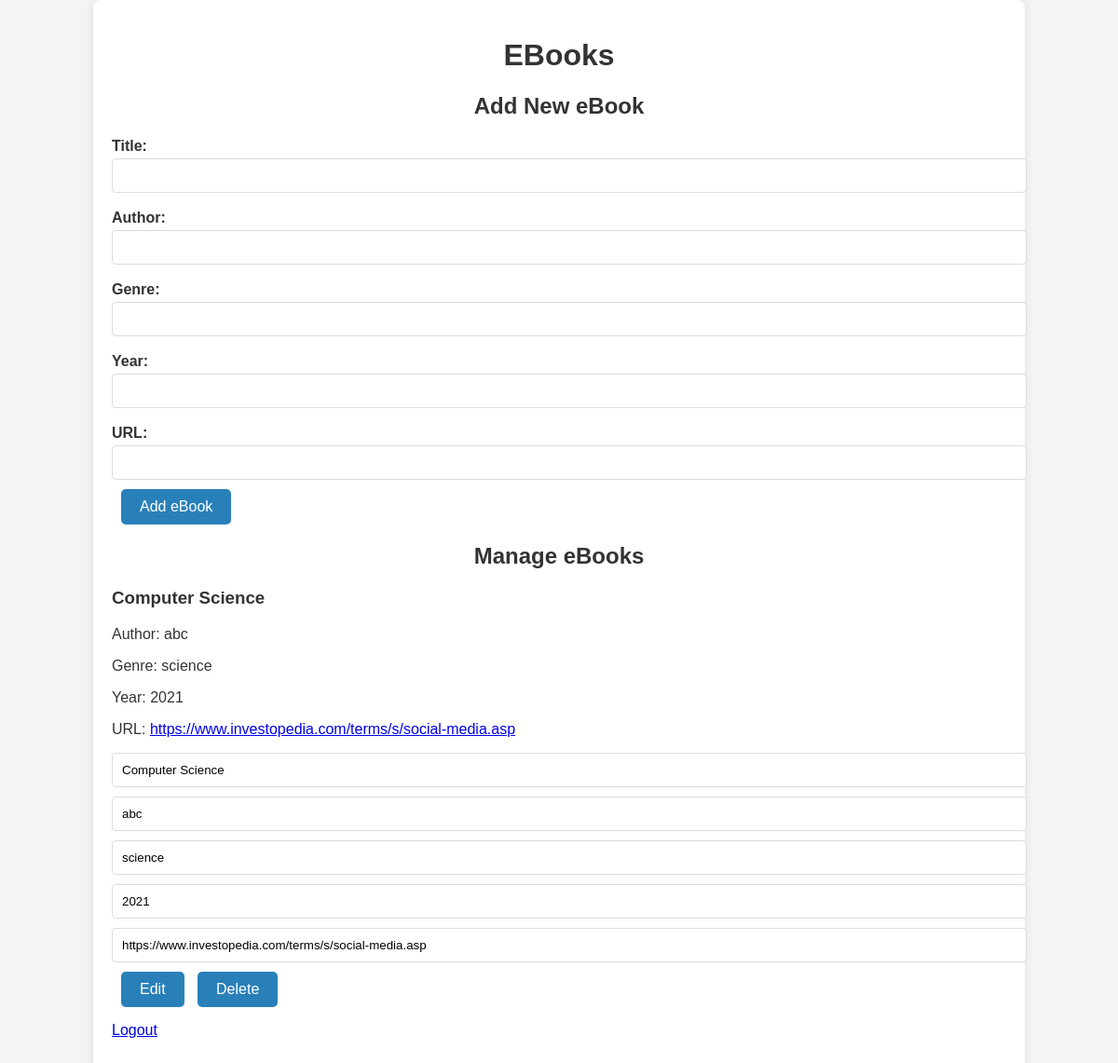
Page /manage_ebooks.php on the committed database.
### tables this page shows
CREATE TABLE `ebooks` (
  `id` int(11) NOT NULL,
  `title` varchar(255) NOT NULL,
  `author` varchar(255) NOT NULL,
  `genre` varchar(100) DEFAULT NULL,
  `year` int(11) DEFAULT NULL,
  `available` tinyint(1) DEFAULT 1,
  `url` varchar(255) DEFAULT NULL
);

### manage_ebooks.php (the view, shortened to what this page needs)
<?php
include 'db.php';
?>
<!DOCTYPE html>
<html lang="en">
<head>
</head>
<body>
    <div class="container">
        <h1>EBooks</h1>
        <h2>Add New eBook</h2>
        <form method="POST">
            <label for="title">Title:</label>
            <input type="text" name="title" id="title" required>
            <label for="author">Author:</label>
            <input type="text" name="author" id="author" required>
            <label for="genre">Genre:</label>
            <input type="text" name="genre" id="genre">
            <label for="year">Year:</label>
            <input type="number" name="year" id="year">
            <label for="url">URL:</label>
            <input type="text" name="url" id="url" required>
            <button type="submit" name="add_ebook">Add eBook</button>
        </form>
        <h2>Manage eBooks</h2>
            <?php
            $sql = "SELECT * FROM ebooks";
            $result = $conn->query($sql);
            while ($row = $result->fetch_assoc()) {
                echo "<div>";
                echo "<h3>" . htmlspecialchars($row['title']) . "</h3>";
                echo "<p>Author: " . htmlspecialchars($row['author']) . "</p>";
                echo "<p>Genre: " . htmlspecialchars($row['genre']) . "</p>";
                echo "<p>Year: " . htmlspecialchars($row['year']) . "</p>";
                echo "<p>URL: <a href='" . htmlspecialchars($row['url']) . "'>" . htmlspecialchars($row['url']) . "</a></p>";
                echo "<form method='POST' class='edit-form' style='display:inline;'>
                        <input type='hidden' name='id' value='" . htmlspecialchars($row['id']) . "'>
                        <input type='text' name='title' value='" . htmlspecialchars($row['title']) . "' required>
                        <input type='text' name='author' value='" . htmlspecialchars($row['author']) . "' required>
                        <input type='text' name='genre' value='" . htmlspecialchars($row['genre']) . "'>
                        <input type='number' name='year' value='" . htmlspecialchars($row['year']) . "'>
                        <input type='text' name='url' value='" . htmlspecialchars($row['url']) . "' required>
                        <button type='submit' name='edit_ebook'>Edit</button>   <button type='submit' name='delete_ebook'>Delete</button>
                      </form>";
                echo "</div>";
            }
            ?>
<p><a href="logout.php">Logout</a></p>
        </div>
</body>
</html>

### manage_ebooks.php (style rules this page uses)
body { font-family: Arial, sans-serif; background-color: #f4f4f4; color: #333; margin: 0; padding: 0; }
h1, h2 { color: #333; text-align: center; }
.container { width: 80%; margin: 0 auto; padding: 20px; background-color: #fff; border-radius: 8px; box-shadow: 0 0 10px rgba(0, 0, 0, 0.1); margin-bottom: 20px; }
form { margin: 20px 0; }
label { display: block; margin: 8px 0 4px; font-weight: bold; }
input[type="text"], input[type="number"] { width: 100%; padding: 10px; margin-bottom: 10px; border: 1px solid #ddd; border-radius: 4px; }
button { padding: 10px 20px; border: none; border-radius: 5px; background-color: #2980b9; color: #fff; font-size: 1em; cursor: pointer; transition: background-color 0.3s ease; margin-left: 10px; }

### rows in the picture
ebooks: title "Computer Science", author "abc", genre "science", year "2021", url "https://www.investopedia.com/terms/s/social-media.asp"
